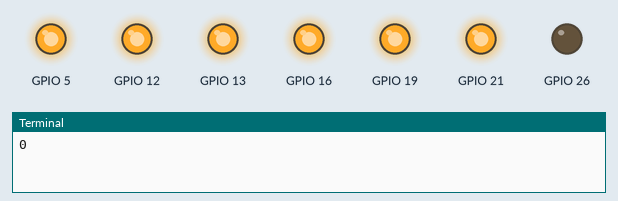
Recording of a program running on a simulated Raspberry Pi (BCM pin numbers). On the bench: output pins drawn as LEDs (lit = HIGH), the last lines printed to the terminal. At 20.0 s the program stops and its outputs stay as they are.

Above: at 0.1 s.
At 2.1 s:
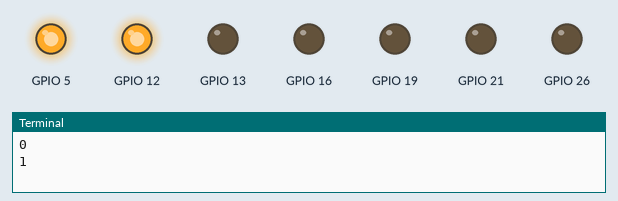
At 4.1 s:
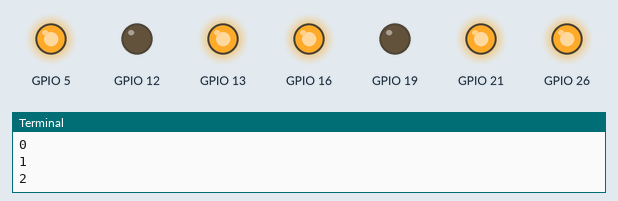
At 10.1 s:
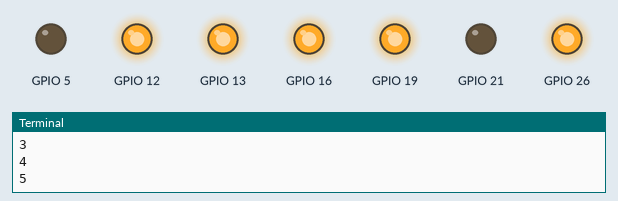
At 14.1 s:
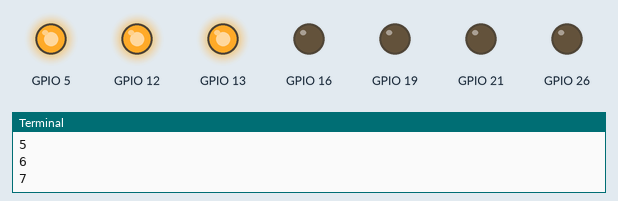
At 20.1 s:
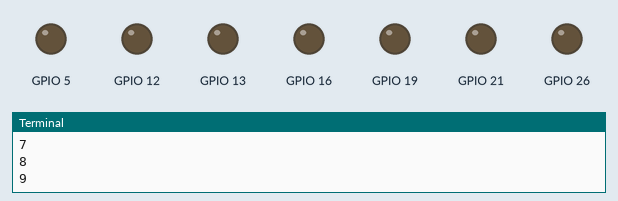
Timing chart, 0 to 21.5 s (numbered marks = the images above):
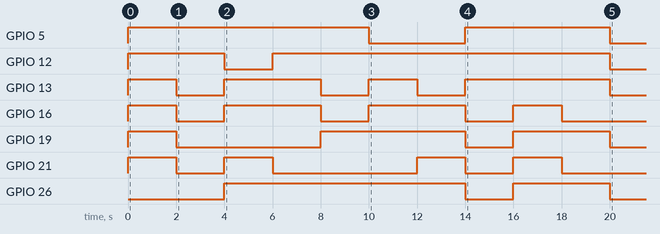

The program:

sdd_driver.py
```python
import RPi.GPIO as GPIO
from time import sleep
from sdd import disp_num

GPIO.setmode(GPIO.BCM)

a = 13
b = 5
c = 12
d = 16
e = 21
f = 19
g = 26

pin = [a,b,c,d,e,f,g]

for p in pin:
    GPIO.setup(p,GPIO.OUT)

try:
    for x in range(0,10):
        if disp_num(x,pin):
            print x
        sleep(2)
    GPIO.cleanup()
except KeyboardInterrupt:
    GPIO.cleanup()
```

sdd.py
```python
# python 2.7.9
import RPi.GPIO as GPIO

def reset(pin):
    GPIO.output(pin[0], GPIO.LOW)
    GPIO.output(pin[1], GPIO.LOW)
    GPIO.output(pin[2], GPIO.LOW)
    GPIO.output(pin[3], GPIO.LOW)
    GPIO.output(pin[4], GPIO.LOW)
    GPIO.output(pin[5], GPIO.LOW)
    GPIO.output(pin[6], GPIO.LOW)

def disp_num(num, pin):
    if num > 9 or num < 0:
        return 0
    elif len(pin) != 7:
        return 0

    if num == 0:
        reset(pin)
        GPIO.output(pin[0], GPIO.HIGH)
        GPIO.output(pin[1], GPIO.HIGH)
        GPIO.output(pin[2], GPIO.HIGH)
        GPIO.output(pin[3], GPIO.HIGH)
        GPIO.output(pin[4], GPIO.HIGH)
        GPIO.output(pin[5], GPIO.HIGH)
    elif num == 1:
        reset(pin)
        GPIO.output(pin[1], GPIO.HIGH)
        GPIO.output(pin[2], GPIO.HIGH)
    elif num == 2:
        reset(pin)
        GPIO.output(pin[0], GPIO.HIGH)
        GPIO.output(pin[1], GPIO.HIGH)
        GPIO.output(pin[6], GPIO.HIGH)
        GPIO.output(pin[4], GPIO.HIGH)
        GPIO.output(pin[3], GPIO.HIGH)
    elif num == 3:
        reset(pin)
        GPIO.output(pin[0], GPIO.HIGH)
        GPIO.output(pin[1], GPIO.HIGH)
        GPIO.output(pin[6], GPIO.HIGH)
        GPIO.output(pin[2], GPIO.HIGH)
        GPIO.output(pin[3], GPIO.HIGH)
    elif num == 4:
        reset(pin)
        GPIO.output(pin[5], GPIO.HIGH)
        GPIO.output(pin[6], GPIO.HIGH)
        GPIO.output(pin[1], GPIO.HIGH)
        GPIO.output(pin[2], GPIO.HIGH)
    elif num == 5:
        reset(pin)
        GPIO.output(pin[0], GPIO.HIGH)
        GPIO.output(pin[5], GPIO.HIGH)
        GPIO.output(pin[6], GPIO.HIGH)
        GPIO.output(pin[2], GPIO.HIGH)
        GPIO.output(pin[3], GPIO.HIGH)
    elif num == 6:
        reset(pin)
        GPIO.output(pin[5], GPIO.HIGH)
        GPIO.output(pin[4], GPIO.HIGH)
        GPIO.output(pin[6], GPIO.HIGH)
        GPIO.output(pin[2], GPIO.HIGH)
        GPIO.output(pin[3], GPIO.HIGH)
    elif num == 7:
        reset(pin)
        GPIO.output(pin[0], GPIO.HIGH)
        GPIO.output(pin[1], GPIO.HIGH)
        GPIO.output(pin[2], GPIO.HIGH)
    elif num == 8:
        reset(pin)
        GPIO.output(pin[0], GPIO.HIGH)
        GPIO.output(pin[1], GPIO.HIGH)
        GPIO.output(pin[2], GPIO.HIGH)
        GPIO.output(pin[3], GPIO.HIGH)
        GPIO.output(pin[4], GPIO.HIGH)
        GPIO.output(pin[5], GPIO.HIGH)
        GPIO.output(pin[6], GPIO.HIGH)
    elif num == 9:
        reset(pin)
        GPIO.output(pin[0], GPIO.HIGH)
        GPIO.output(pin[1], GPIO.HIGH)
        GPIO.output(pin[2], GPIO.HIGH)
        GPIO.output(pin[5], GPIO.HIGH)
        GPIO.output(pin[6], GPIO.HIGH)

    return 1
```

Measured:
- by itself, GPIO 5: LOW → HIGH at 0.00 s, → LOW 10.0 s later, → HIGH 4.0 s later, → LOW 6.0 s later
- by itself, GPIO 12: LOW → HIGH at 0.00 s, → LOW 4.0 s later, → HIGH 2.0 s later, → LOW 14.0 s later
- by itself, GPIO 13: LOW → HIGH at 0.00 s, → LOW 2.0 s later, → HIGH 2.0 s later, → LOW 4.0 s later, … (8 changes in this stretch)
- by itself, GPIO 16: repeats every 6.0 s: LOW 2.0 s, HIGH 4.0 s
- by itself, GPIO 19: goes HIGH 2.0 s, LOW 6.0 s, HIGH 6.0 s, LOW 2.0 s, HIGH 4.0 s, then LOW
- by itself, GPIO 21: LOW → HIGH at 0.00 s, → LOW 2.0 s later, → HIGH 2.0 s later, → LOW 2.0 s later, … (8 changes in this stretch)
- by itself, GPIO 26: LOW → HIGH at 4.0 s, → LOW 10.0 s later, → HIGH 2.0 s later, → LOW 4.0 s later
